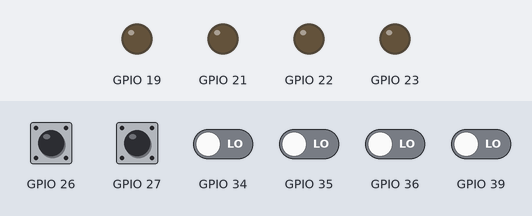
The sketch below on a simulated ESP32. On the bench: output pins drawn as LEDs (lit = HIGH). The inputs (shaded band) are chosen by the test bench; at power-on: GPIO 26, GPIO 27 HIGH, GPIO 34–36, GPIO 39 LOW. What the sketch prints to the serial monitor is not drawn.

Above: at 1.2 s.
1.3 s: GPIO 26 pulled LOW for 0.15 s
At 2.2 s:
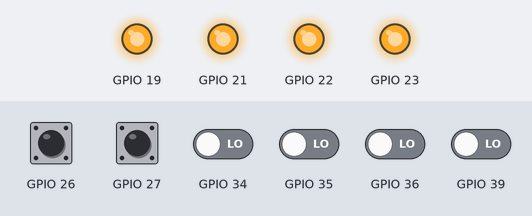
2.9 s: GPIO 26 pulled LOW for 1 s
At 4.6 s:
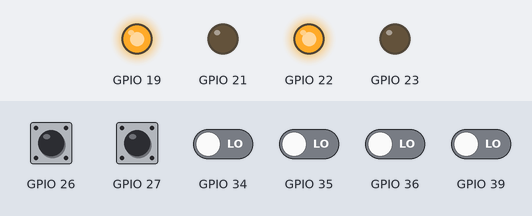
5.4 s: GPIO 27 pulled LOW for 0.15 s
At 6.0 s:
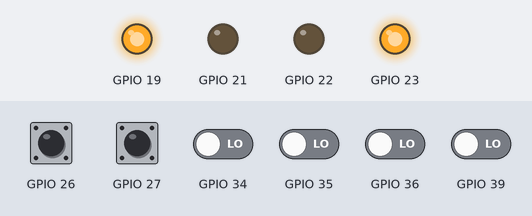
7.0 s: GPIO 27 pulled LOW for 1 s
At 8.3 s:
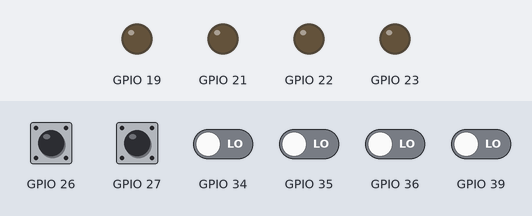
9.5 s: GPIO 26 pulsed LOW 2 times (0.12 s each, 0.3 s apart)
At 11.1 s:
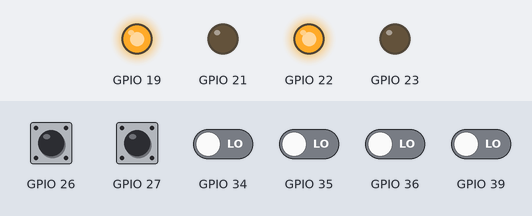
13.1 s: GPIO 26 driven LOW and GPIO 27 driven LOW
At 14.3 s:
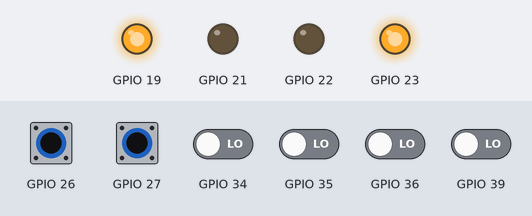
Timing chart, 0 to 16.1 s (numbered marks = the images above; inputs shaded):
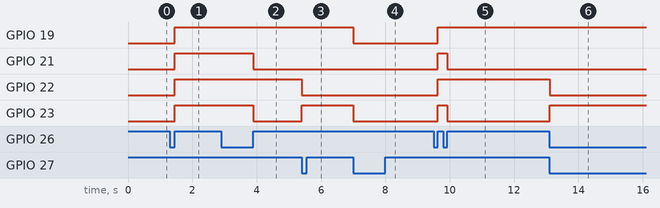

Measured:
- after the input at 1.3 s, GPIO 19, GPIO 21–23: LOW → HIGH after 0.15 s
- after the input at 2.9 s, GPIO 21, GPIO 23: HIGH → LOW after 1.0 s
- after the input at 5.4 s, GPIO 22: HIGH → LOW at once; GPIO 23: LOW → HIGH at once
- after the input at 7.0 s, GPIO 19, GPIO 23: HIGH → LOW at once
- after the input at 9.5 s, GPIO 19, GPIO 22: LOW → HIGH after 0.12 s; GPIO 21, GPIO 23: LOW → HIGH after 0.12 s, → LOW 0.30 s later
- after the input at 13.1 s, GPIO 22: HIGH → LOW at once; GPIO 23: LOW → HIGH at once

The sketch:

main.ino
```cpp
int status = 0;

class color_sensor {
  public:
    color_sensor(uint8_t s2, uint8_t s3, uint8_t out) {
      _s2 = s2;
      _s3 = s3;
      _out = out;

      pinMode(_s2, OUTPUT);
      pinMode(_s3, OUTPUT);
      pinMode(_out, INPUT);
    }

    void color() {
      //red
      digitalWrite(_s2, LOW);
      digitalWrite(_s3, LOW);
      int red = pulseIn(_out, HIGH);

      //blue
      digitalWrite(_s2, LOW);
      digitalWrite(_s3, HIGH);
      int blue = pulseIn(_out, HIGH);

      //green
      digitalWrite(_s2, HIGH);
      digitalWrite(_s3, HIGH);
      int green = pulseIn(_out, HIGH);

      //white
      //digitalWrite(s2, HIGH);
      //digitalWrite(s3, LOW);
      //white = pulseIn(out, digitalRead(out) == HIGH ? LOW : HIGH);

      Serial.print("RGB:"); Serial.print(red); Serial.print(","); Serial.print(green); Serial.print(","); Serial.println(blue);
    }

  private:
    uint8_t _s2, _s3, _out;
};

//color_sensor colorsensor(33, 32, 25);

class position_control {
  public:
    position_control(float kp, float ki, float kd) { // kp, ki, kd
      _kp = kp;
      _ki = ki;
      _kd = kd;
      _maxoutput = 255;
      _minoutput = -255;
    }

    float Compute(float input, float target) {
      _err = target - input;

      _outputp = _kp * _err;
      if (_err < 100 && _err > -100){ //Integral separation
        _outputi += _ki * _err;
      } else {
        _outputi = 0;
      }
      _outputd = _kd * (_err - _exerr);

      if (_err < 2 && _err > -2) { // dead zone
        _err = 0;
        _outputp = 0;
        _outputi = 0;
        _outputd = 0;
      }

      _output = _outputp + _outputi + _outputd;

      if (_output > _maxoutput) {
        _output = _maxoutput;
      } else if (_output < _minoutput) {
        _output = _minoutput;
      }

      //Serial.print(_err); Serial.print("    "); Serial.print(_outputp); Serial.print("    "); Serial.print(_outputi); Serial.print("    "); Serial.println(_outputd);

      _exerr = _err;

    return _output;
    }

    int get_target(int target) { // get the position of each line
      switch(target) {
        //case 0: return _offset;
        case 1: return _datum;
        case 2: return _red_line;
        default: return 0;
      }
    }

    //void position_record(int position) {
    //  if (_excolor != color) {
    //    //_exposition
    //  }
    //}

  private:
    float _maxoutput, _minoutput, _outputp, _outputi = 0, _outputd, _output;
    float _err, _exerr;

    float _resolution = 126.0 / 836.0; // mmm
    int _datum = -2.2 * 1000.0 / _resolution, _red_line = -1.1 * 1000.0 / _resolution; // _offset = 36.0 / _resolution;

    //int _exposition, _maxposition;

    float _kp, _ki, _kd;
};

float kp = 0.72, ki = 0.02, kd = 0.15;             // modify for optimal performance
position_control control1(kp, ki, kd);
position_control control2(kp, ki, kd);

class Motor {
  public:
    Motor( uint8_t pinIN1, uint8_t pinIN2, uint8_t ledCH1, uint8_t ledCH2, uint8_t pinIN3, uint8_t pinIN4) { // motor pin1, motor pin2, pwm channel 1, pwm channel 2, encoder pin1, encoder pin2
      _ledCH1 = ledCH1;         // ESP32 LED Channel for PWM to Pin
      _ledCH2 = ledCH2;         // 0 - 15 are availible by default
      pinA = pinIN3;
      pinB = pinIN4;
      pinMode(pinIN1, OUTPUT);
      ledcSetup(_ledCH1, 2500, 8);         // Setup channel at 2500Hz with 8 bit (0-255) resolution
      ledcAttachPin(pinIN1, _ledCH1);
      pinMode(pinIN2, OUTPUT);
      ledcSetup(_ledCH2, 2500, 8);         // Setup channel at 2500Hz with 8 bit (0-255) resolution
      ledcAttachPin(pinIN2, _ledCH2);

      _maxpwm = 255;                       // Sets a flag on the motor so the object knows the max pwm value
    }

    void motorGo(long pwmVal) {
      if(pwmVal > 0){
        ledcWrite(_ledCH2, _maxpwm - pwmVal);
        ledcWrite(_ledCH1, _maxpwm);
      } else if(pwmVal < 0) {
        ledcWrite(_ledCH1, _maxpwm + pwmVal);
        ledcWrite(_ledCH2, _maxpwm);
      } else {
        ledcWrite(_ledCH1, _maxpwm);
        ledcWrite(_ledCH2, _maxpwm);
      }
    }

    void motorBrake() {
      ledcWrite(_ledCH1, _maxpwm);
      ledcWrite(_ledCH2, _maxpwm);
    }

    void motorStop() {
      ledcWrite(_ledCH1, 0);
      ledcWrite(_ledCH2, 0);
    }

    uint8_t pinA;
    uint8_t pinB;
    int position = 0;

  private:
    uint8_t _ledCH1;        // ESP32 ledc Channel for PWM
    uint8_t _ledCH2;
    long _maxpwm;           // Max PWM Value of the Motor

};

Motor motor1(22, 23, 0, 1, 35, 34);
Motor motor2(19, 21, 2, 3, 36, 39);

void IRAM_ATTR encoder_A1() {
  if (digitalRead(motor1.pinA) ^ digitalRead(motor1.pinB)) {
    motor1.position--;
    //motor1.lastPulsePeriod = -(micros() - motor1.lastPulseTime);
  } else {
    motor1.position++;
    //motor1.lastPulsePeriod = (micros() - motor1.lastPulseTime);
  }
  //motor1.lastPulseTime = micros();
}

void IRAM_ATTR encoder_A2() {
  if (digitalRead(motor1.pinB) ^ digitalRead(motor1.pinA)) {
    motor1.position++;
    //motor1.lastPulsePeriod = (micros() - motor1.lastPulseTime);
  } else {
    motor1.position--;
    //motor1.lastPulsePeriod = -(micros() - motor1.lastPulseTime);
  }
  //motor1.lastPulseTime = micros();
}

void IRAM_ATTR encoder_B1() {
  if (digitalRead(motor2.pinA) ^ digitalRead(motor2.pinB)) {
    motor2.position--;
    //motor2.lastPulsePeriod = -(micros() - motor2.lastPulseTime);
  } else {
    motor2.position++;
    //motor2.lastPulsePeriod = (micros() - motor2.lastPulseTime);
  }
  //motor2.lastPulseTime = micros();
}

void IRAM_ATTR encoder_B2() {
  if (digitalRead(motor2.pinB) ^ digitalRead(motor2.pinA)) {
    motor2.position++;
    //motor2.lastPulsePeriod = (micros() - motor2.lastPulseTime);
  } else {
    motor2.position--;
    //motor2.lastPulsePeriod = -(micros() - motor2.lastPulseTime);
  }
  //motor2.lastPulseTime = micros();
}

void IRAM_ATTR down_to_datum() {
  static unsigned long last_interrupt_time = 0;
  unsigned long interrupt_time = millis();
  // If interrupts come faster than 200ms, assume it's a bounce and ignore
  if (interrupt_time - last_interrupt_time > 500) {
    if (status == 2){
      status = 3;
      motor1.position = 0;
      motor2.position = 0;
    } else {
      status = 0;
    }
  }
  last_interrupt_time = interrupt_time;
}

void IRAM_ATTR bottom_switch() {
  static unsigned long last_interrupt_time1 = 0;
  unsigned long interrupt_time1 = millis();
  // If interrupts come faster than 200ms, assume it's a bounce and ignore
  if (interrupt_time1 - last_interrupt_time1 > 200) {
    if (status != 2 && status != 3){
      status ++;
    }
  }
  last_interrupt_time1 = interrupt_time1;
}

void setup() {
  Serial.begin(115200); //initialize serial comunication
  //Serial.print("setup running on core "); Serial.println(xPortGetCoreID());

  //encoder counter
  pinMode(motor1.pinA, INPUT_PULLDOWN); //INPUT_PULLUP ?
  pinMode(motor1.pinB, INPUT_PULLDOWN);
  attachInterrupt(motor1.pinA, encoder_A1, CHANGE);
  attachInterrupt(motor1.pinB, encoder_A2, CHANGE);
  pinMode(motor2.pinA, INPUT_PULLDOWN); //INPUT_PULLUP ?
  pinMode(motor2.pinB, INPUT_PULLDOWN);
  attachInterrupt(motor2.pinA, encoder_B1, CHANGE);
  attachInterrupt(motor2.pinB, encoder_B2, CHANGE);

  //top switch
  pinMode(27, INPUT_PULLUP);
  attachInterrupt(27, down_to_datum, FALLING);

  //bottom switch
  pinMode(26, INPUT_PULLUP);
  attachInterrupt(26, bottom_switch, RISING);
}

void loop(){
  //Serial.print("PID running on core "); Serial.println(xPortGetCoreID());
  switch (status){
    case 0: { // idle can be moved
      motor1.motorStop();
      motor2.motorStop();
      motor1.position = 0;
      motor2.position = 0;

      //debug only
      Serial.print("status: "); Serial.println(status);
    }
    break;

    case 1: { // ready to start
      motor1.motorBrake();
      motor2.motorBrake();
      motor1.position = 0;
      motor2.position = 0;

      //debug only
      Serial.print("status: "); Serial.println(status);
    }
    break;

    case 2: { // up to top
      motor1.motorGo(255);
      motor2.motorGo(255);

      //debug only
      Serial.print("status: "); Serial.print(status); Serial.print("    encoderValue: "); Serial.println(motor1.position);

    }
    break;

    case 3: { // down to DATUM line
      long output1 = (long) control1.Compute(motor1.position, control1.get_target(1));                 // calculate new output
      //long output2 = (long) control2.Compute(motor2.position, control2.get_target(1));                 // calculate new output

      if (output1 == 0 ) { //&& output2 == 0) {
        status++;
      }

      //debug only
      Serial.print("status: "); Serial.print(status); Serial.print("    encoderValue: "); Serial.print(motor1.position); Serial.print("    target: "); Serial.print(control1.get_target(1)); Serial.print("    Output: "); Serial.println(output1);

      motor1.motorGo(output1);
      //motor2.motorGo(output2);
    }
    break;

    case 4: { // go to target
      long output1 = (long) control1.Compute(motor1.position, control1.get_target(2));                 // calculate new output
      //long output2 = (long) control2.Compute(motor2.position, control2.get_target(2));                 // calculate new output

      //debug only
      Serial.print("status: "); Serial.print(status); Serial.print("    encoderValue: "); Serial.print(motor1.position); Serial.print("    target: "); Serial.print(control1.get_target(2)); Serial.print("    Output: "); Serial.println(output1);

      motor1.motorGo(output1);
      //motor2.motorGo(output2);
    }
    break;

    default:
      status = 0;
    break;
  }

  //colorsensor.color();
  //color();
}
```
